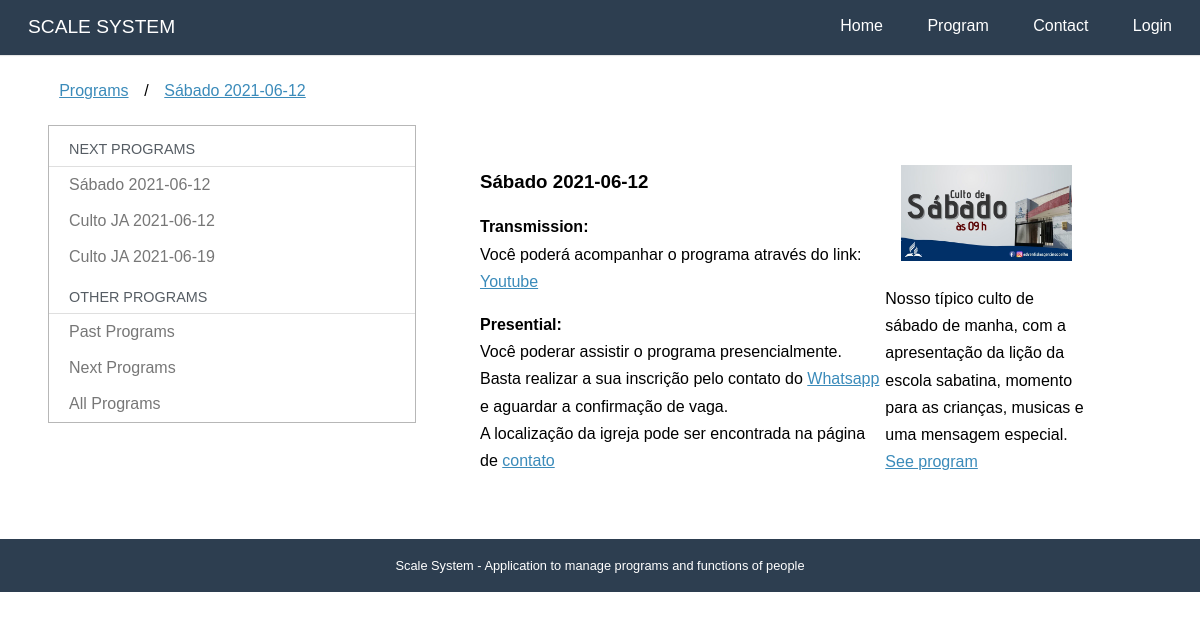
Before: /programs/42 with the older database file.
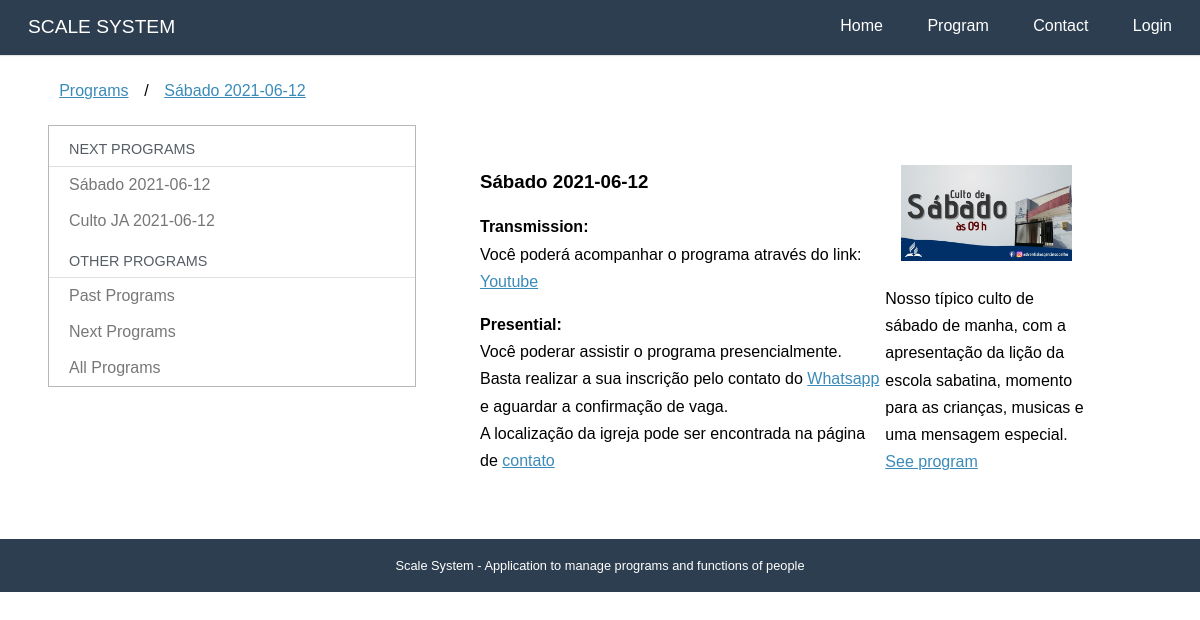
After: the same page with the newer database file.
### programs/models.py (models this page shows, shortened)
class Program (models.Model):
    SATURDAY = 'SA'
    SATURDAYAFTERNOON = 'JA'
    WEDNESDAY = 'WE'
    SUNDAY = 'SN'
    FRIDAY = 'FR'
    SPECIAL = 'SP'
    WEEKPFPRAYER = 'WP'
    PROGRAMTYPES = [
        (SATURDAY, 'Saturday'),
        (SATURDAYAFTERNOON, 'Saturday afternoon'),
        (WEDNESDAY, 'Wednesday'),
        (SUNDAY,'Sunday'),
        (FRIDAY, 'Friday'),
        (SPECIAL, 'Special'),
        (WEEKPFPRAYER,'Week of Prayer')
    ]
    name = models.CharField(_("Name"), max_length=50, null=True,blank=True)
    type_name = models.CharField(
        max_length=2,
        choices=PROGRAMTYPES,
        default = SATURDAY
    )
    description = models.TextField(_('Simple Description'), blank=True)
    date = models.DateField(_("Date"), auto_now=False, auto_now_add=False, null=True,blank=False)
    image = models.ImageField(_("Image"), upload_to='program',null=True,blank=True)
    transmission = models.URLField(_("Transmission Link"), max_length=200,null=True,blank=True)
    room = models.URLField(_("Room Link"), max_length=200,null=True,blank=True)
    presential = models.BooleanField(_("Presential?"),default=False)
    iscription = models.BooleanField(_("Needs subscription?"),default=True)
    created_at = models.DateTimeField(_("Created at"), auto_now_add=True)
    updated_at = models.DateTimeField(_('Updated at'), auto_now=True)
    def typeprogram(self):
        for l in Program.PROGRAMTYPES:
            if l[0] == self.type_name:
                return _(l[1])
        return ""
    def __str__(self):
        return (self.name or self.typeprogram()) + ((' '+str(self.date)) if self.date else (" " + _("Template")))
    class Meta:
        verbose_name = _("Program")
        verbose_name_plural = _("Programs")
        ordering = ['date']

### programs/views.py (the view)
# urls.py: path('<int:program>', views.description,  name='description'),
def description(request, program):
    template_name = "programs/description.html"
    pg = get_object_or_404(Program.objects,pk=program)
    context = {'program':pg}
    context['resume'] = utils.resume_programs()
    return render(request, template_name, context)

### programs/utils.py (called while the page is built)
def resume_programs():
    return Program.objects.filter(date__gte = date.today())[:3]

### programs/templates/programs/description.html (shortened to what this page needs)
{% extends "programs/dashboard.html" %}
{% load i18n static %}
{% block breadcrumb %}
{{ block.super }}
<li>/</li>
<li><a href="{% url 'programs:description' program.pk %}">{{program}}</a></li>
{% endblock %}
{% block dashboard_content %}
<div class="pure-g-r content-ribbon">
    <div class="pure-u-2-3">
        <h3>{{program}}</h3>
        {% block description_content %}
        <div>
            {% if program.transmission %}
            <p>
                <strong>{% translate "Transmission:"%}</strong><br>
                Você poderá acompanhar o programa através do link:
                <a href="{{program.transmission}}">Youtube</a>
            </p>
            {% endif %}
            {% if program.presential %}
            <p>
                <strong>{% translate "Presential:"%}</strong><br>
                Você poderar assistir o programa presencialmente.
                {% if program.iscription %}
                Basta realizar a sua inscrição pelo contato do
                <a href="#">Whatsapp</a> e aguardar a confirmação
                de vaga.
                {% endif %}
                <br>A localização da igreja pode ser encontrada na página de
                <a href="{% url 'core:contact' %}">contato</a>
            </p>
            {% endif %}
        </div>
        {% endblock %}
    </div>
    <div class="pure-u-1-3">
        <div class="l-box">
            {% if program.image %}
            <img src="{{ program.image.url }}" alt="{{ program }}" />
            {% else %}
            <img src="{% static 'programs/img/400x250.png' %}" alt="{{ program }}" />
            {% endif %}
        </div>
        <p> {{program.description}}<br>
            {% block cross_link %}
            <a href="{% url 'programs:program' program.pk %}">{% translate "See program" %}</a>
            {% endblock %}
        </p>
    </div>
</div>
{% endblock %}

### programs/templates/programs/dashboard.html (shortened to what this page needs)
{% extends "base.html" %}
{% load i18n %}
{% block content %}
<div class="pure-g-r content-ribbon">
    <div class="pure-u-1">
        <ul class="breadcrumb">
            {% block breadcrumb %}
            <li><a href="{% url 'programs:dashboard' %}">{% translate "Programs" %}</a></li>
            {% endblock %}
        </ul>
    </div>
    <div class="pure-u-1-3">
        <div class="pure-menu pure-menu-open">
            <a class="pure-menu-heading">{% translate "Next Programs" %}</a>
            <ul>
                {% if resume %}
                {% for pg in resume %}
                <li><a href="{% url 'programs:description' pg.pk %}">{{pg}}</a></li>
                {% endfor %}
                {% else %}
                {% translate "There are no one programs soon" %}
                {% endif %}
                <li class="pure-menu-heading">{% translate "Other Programs" %}</li>
                <li><a href="{% url 'programs:past' %}">{% translate "Past Programs" %}</a></li>
                <li><a href="{% url 'programs:next' %}">{% translate "Next Programs" %}</a></li>
                <li><a href="{% url 'programs:all' %}">{% translate "All Programs" %}</a></li>
            </ul>
        </div>
    </div>
    <div class="pure-u-2-3">
        <div class="inner">
            {% block dashboard_content %}
            {% endblock %}
        </div>
    </div>
</div>
{% endblock %}

### core/templates/base.html (shortened to what this page needs)
<!doctype html>
{% load static %}
{% load i18n call_method%}
<html lang="en">
<head>
    <link rel="stylesheet" href="{% static 'core/css/pure-min.css' %}">
    <link rel="stylesheet" href="{% static 'core/css/styles.css' %}" />
</head>
<body>
    <div class="header">
        <div class="home-menu pure-menu pure-menu-open pure-menu-horizontal pure-menu-fixed">
            <a class="pure-menu-heading" href="{% url 'core:home' %}">{% translate "SCALE SYSTEM"%}</a>
            <ul>
                <li class="pure-menu-selected"><a href="{% url 'core:home' %}">{% translate "Home" %}</a></li>
                <li><a href="{% url 'programs:dashboard' %}">{% translate "Program" %}</a></li>
                <li><a href="{% url 'core:contact' %}">{% translate "Contact" %}</a></li>
                {% if user.is_authenticated %}
                <li><a href="{% url 'accounts:dashboard' %}">{{user.get_first_name}}</a></li>
                <li><a href="{% url 'accounts:logout' %}">{% translate "Logout" %}</a></li>
                {% else %}
                <li><a href="{% url 'accounts:login' %}">{% translate "Login" %}</a></li>
                {% endif %}
            </ul>
        </div>
    </div>
    <div class="content">
        {% block content %}{% endblock %}
        <div class="footer">
            {% translate 'Scale System - Application to manage programs and functions of people' %}
        </div>
    </div>
</body>
</html>

### core/static/core/css/pure-min.css (style rules this page uses)
html { font-size:100%;-ms-text-size-adjust:100%;-webkit-text-size-adjust:100% }
html,button,input,select,textarea { font-family:sans-serif }
body { margin:0 }
h3 { font-size:1.17em;margin:1em 0 }
b,strong { font-weight:700 }
p,pre { margin:1em 0 }
dl,menu,ol,ul { margin:1em 0 }
menu,ol,ul { padding:0 0 0 40px }
img { border:0;-ms-interpolation-mode:bicubic }
.pure-u-1,.pure-u-1-2,.pure-u-1-3,.pure-u-2-3,.pure-u-1-4,.pure-u-3-4,.pure-u-1-5,.pure-u-2-5,.pure-u-3-5,.pure-u-4-5,.pure-u-1-6,.pure-u-5-6,.pure-u-1-8,.pure-u-3-8,.pure-u-5-8,.pure-u-7-8,.pure-u-1-12,.pure-u-5-12,.pure-u-7-12,.pure-u-11-12,.pure-u-1-24,.pure-u-5-24,.pure-u-7-24,.pure-u-11-24,.pure-u-13-24,.pure-u-17-24,.pure-u-19-24,.pure-u-23-24 { display:inline-block;*display:inline;zoom:1;letter-spacing:normal;word-spacing:normal;vertical-align:top;text-rendering:auto }
.pure-u-1 { width:100% }
.pure-u-1-3 { width:33.3333%;*width:33.3023% }
.pure-u-2-3 { width:66.6667%;*width:66.6357% }
.pure-g-r { letter-spacing:-.31em;*letter-spacing:normal;*word-spacing:-.43em;font-family:FreeSans,Arimo,"Droid Sans",Helvetica,Arial,sans-serif;display:-webkit-flex;-webkit-flex-flow:row wrap;display:-ms-flexbox;-ms-flex-flow:row wrap }
.pure-g-r [class *="pure-u"] { font-family:sans-serif }
.pure-g-r img { max-width:100%;height:auto }
.pure-menu ul { position:absolute;visibility:hidden }
.pure-menu.pure-menu-open { visibility:visible;z-index:2;width:100% }
.pure-menu ul { left:-10000px;list-style:none;margin:0;padding:0;top:-10000px;z-index:1 }
.pure-menu>ul { position:relative }
.pure-menu-open>ul { left:0;top:0;visibility:visible }
.pure-menu li { position:relative }
.pure-menu a,.pure-menu .pure-menu-heading { display:block;color:inherit;line-height:1.5em;padding:5px 20px;text-decoration:none;white-space:nowrap }
.pure-menu.pure-menu-horizontal>.pure-menu-heading { display:inline-block;*display:inline;zoom:1;margin:0;vertical-align:middle }
.pure-menu.pure-menu-horizontal>ul { display:inline-block;*display:inline;zoom:1;vertical-align:middle;height:2.4em }
.pure-menu li a { padding:5px 20px }
.pure-menu-fixed { position:fixed;top:0;left:0;width:100% }
.pure-menu-horizontal li { display:inline-block;*display:inline;zoom:1;vertical-align:middle }
.pure-menu.pure-menu-open,.pure-menu.pure-menu-horizontal li .pure-menu-children { background:#fff;border:1px solid #b7b7b7 }
.pure-menu.pure-menu-horizontal,.pure-menu.pure-menu-horizontal .pure-menu-heading { border:0 }
.pure-menu a { border:1px solid transparent;border-left:0;border-right:0 }
.pure-menu a,.pure-menu .pure-menu-can-have-children>li:after { color:#777 }
.pure-menu .pure-menu-heading { color:#565d64;text-transform:uppercase;font-size:90%;margin-top:.5em;border-bottom-width:1px;border-bottom-style:solid;border-bottom-color:#dfdfdf }
.pure-menu .pure-menu-selected a { color:#000 }
.pure-menu.pure-menu-open.pure-menu-fixed { border:0;border-bottom:1px solid #b7b7b7 }

### core/static/core/css/styles.css (style rules this page uses)
* { -webkit-box-sizing: border-box; -moz-box-sizing: border-box; box-sizing: border-box; }
body { margin: 0 auto; line-height: 1.7em; }
a { color: #3b8bba; }
.content { padding-top: 2em; }
.l-box { padding: 1em; }
.header { margin: 0 0; }
.header .pure-menu { padding: 0.5em; background-color: #2d3e50; }
.header .pure-menu a { color: #fff; }
.header .pure-menu-heading { float: left; }
.header ul { float: right; }
.home-menu { padding: 0.5em; text-align: left; box-shadow: 0 1px 1px rgba(0,0,0, 0.10); }
.home-menu.pure-menu-open { background: #2d3e50; }
.pure-menu.pure-menu-open.pure-menu-fixed { border-bottom: none; z-index: 4; }
.home-menu .pure-menu-heading { color: white; font-weight: 400; font-size: 120%; }
.home-menu .pure-menu-selected a { color: white; }
.home-menu a { color: #6FBEF3; }
.content .content-ribbon { margin: 1.5em 3em; }
.footer { background: #2d3e50; color: #fff; text-align: center; padding: 1em; font-size: 80%; }
.inner { padding: 0em 1em; }
.inner p { margin-top: 0; }
ul.breadcrumb { padding: 0; }
ul.breadcrumb li { display: inline-block; }
ul.breadcrumb li a { display: inline-block; padding: 0.3em 0.7em; }

Changed rows visible on the page:
removed Program: name+date "Culto JA 2021-06-19"
